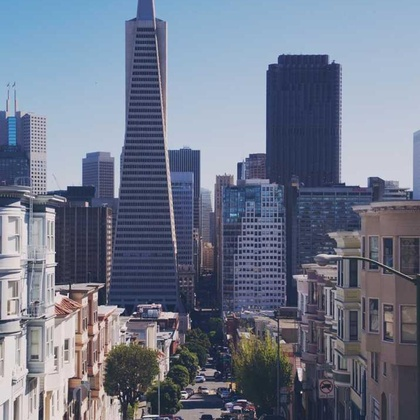
%> input picture resources/740.jpg, 420 x 420 px, shrunk from 1000 x 1000 before the run
$ octave --eval "result = edge_detection(imread('resources/740.jpg'));"   (GNU Octave 9; MATLAB toolbox functions it lacks are replaced by stand-ins)
%> lines starting %> are read from the running program, lines starting %| are printed output that depends on the picture; in (x1, y1, x2, y2) boxes, pixels count from 0 and x2, y2 are one past the last pixel; in counts of white or black regions, pixels touching at a corner belong together; the program's own positions count from 1
### convolve.m
function out_img = convolve(img, kernel, ksize)
%> called with kernel = [-1 0 1; -2 0 2; -1 0 1], ksize = 3
% 需要把图像数据转换为 double 进行运算
img = im2double(img);

% 填充图像边界
pad_size = floor(ksize / 2);
padded_img = padarray(img, [pad_size, pad_size], 'symmetric', 'both');
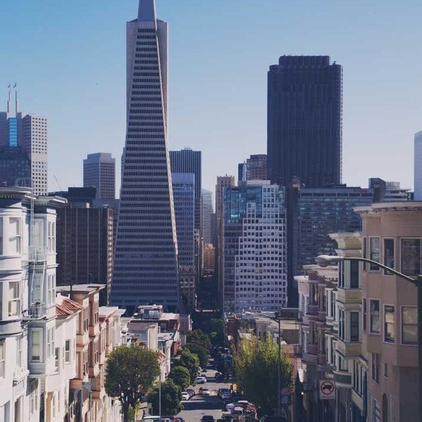
%> padded_img: size 422x422x3 double; mean R, G, B 0.44, 0.47, 0.545

% 卷积
out_img = zeros(size(img));
for i = 1:3 % 对每个 RGB 通道分别处理
    out_img(:, :, i) = conv2(padded_img(:, :, i), kernel, 'valid');
end
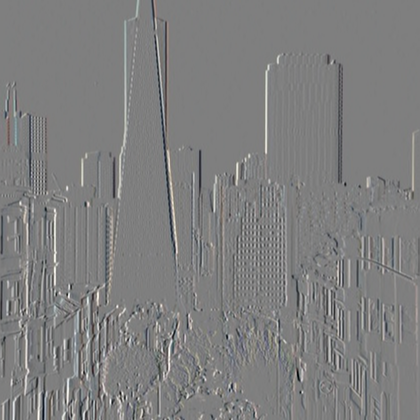
%> out_img: size 420x420x3 double; mean R, G, B 0.00127, 0.00159, 0.00192; drawn with min black and max white

% 在 [0, 1] 内裁剪通道，确保不超出 sRGB 色域
out_img(out_img < 0) = 0;
out_img(out_img > 1) = 1;
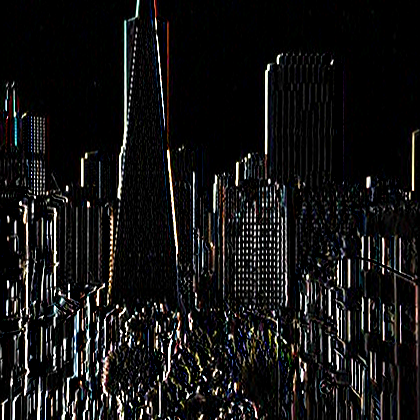
%> out_img: size 420x420x3 double; mean R, G, B 0.0858, 0.0837, 0.0837
end


% conv2 的一种实现，假设 A, B 已经被填充
% （把上面代码中的 'valid' 参数去掉并把函数名换成 my_conv2 来使用这并不高效的代码）
% [19 lines left out: function my_conv2, not called in this run]

### edge_detection.m
% 索伯滤波器（Sobel filter）
function edges = edge_detection(image)
sobelX = [-1 0 1; -2 0 2; -1 0 1]; % 横向边缘矩阵
sobelY = [-1 -2 -1; 0 0 0; 1 2 1]; % 纵向边缘矩阵

% 对横纵向分别卷积
horizontal_edges = convolve(image, sobelX, 3);
vertical_edges = convolve(image, sobelY, 3);
%> call 2 of convolve, with kernel = [-1 -2 -1; 0 0 0; 1 2 1], ksize = 3
%> after the loop in convolve (call 2), `for i = 1:3`:
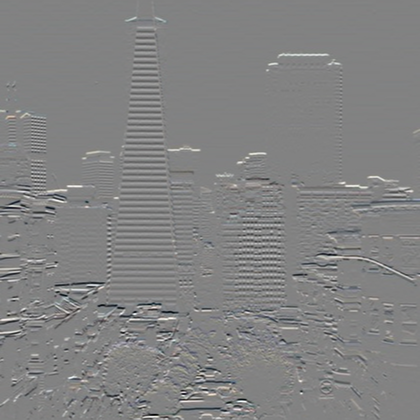
%> out_img: size 420x420x3 double; mean R, G, B 0.0023, 0.00557, 0.00748; drawn with min black and max white
%> in convolve (call 2), `out_img(out_img < 0) = 0;`:
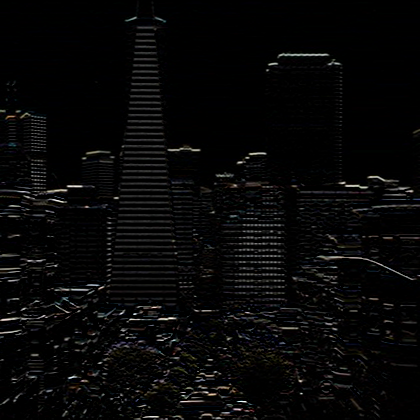
%> out_img: size 420x420x3 double; mean R, G, B 0.0855, 0.0847, 0.0855; drawn with min black and max white
%> in convolve (call 2), `out_img(out_img > 1) = 1;`:
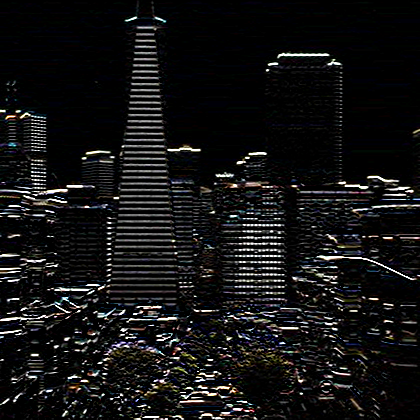
%> out_img: size 420x420x3 double; 1.49% of pixels changed, all inside (x1, y1, x2, y2) = (0, 17, 420, 420)

% 计算梯度大小
edges = sqrt(horizontal_edges.^2 + vertical_edges.^2);
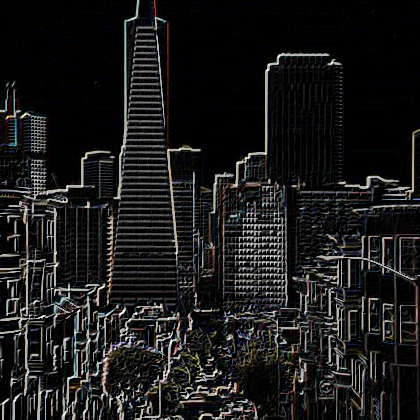
%> edges: size 420x420x3 double; mean R, G, B 0.152, 0.149, 0.15; drawn with min black and max white
end
